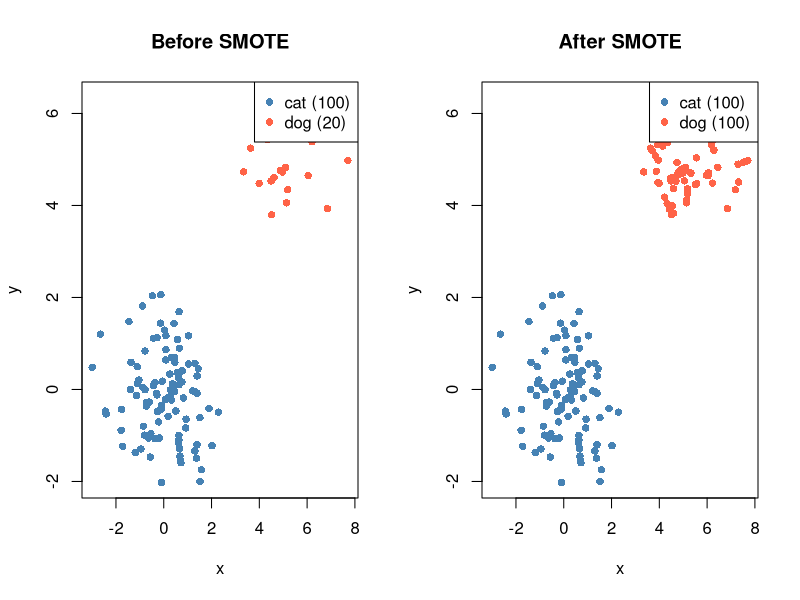
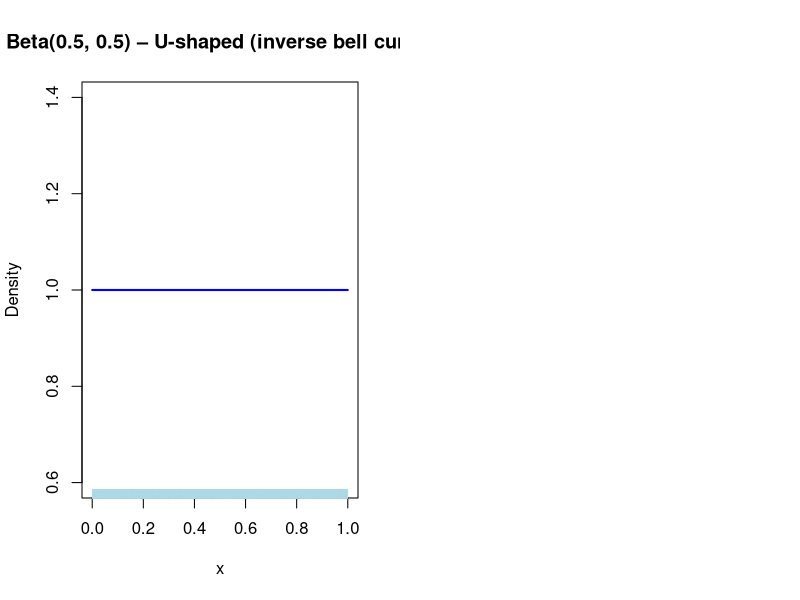
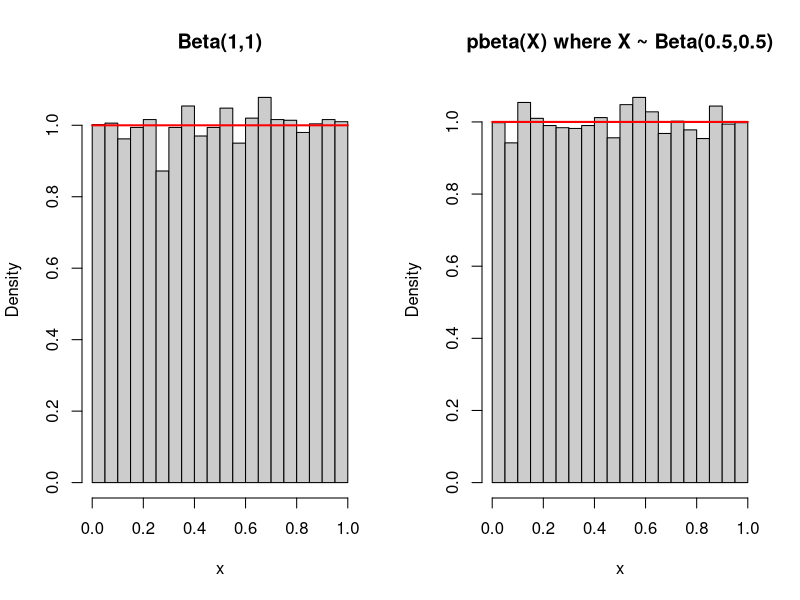

Reproduce these figures in R, in order.
## ---- chunk 1
library(RANN)
library(dplyr)

# Paste your smote(), smote_impl(), smote_data() definitions here
# (all three functions)
## ---- chunk 2
smote <- function(df, var, k = 5, over_ratio = 1) {
  #check_data_frame(df)
  #check_var(var, df)
  #check_number_whole(k, min = 1)
  #check_number_decimal(over_ratio)

  predictors <- setdiff(colnames(df), var)

  #check_numeric(df[, predictors])
  #check_na(select(df, -all_of(var)))

  smote_impl(df, var, k, over_ratio)
}

## ---- chunk 3

smote_impl <- function(df, var, k, over_ratio, call = caller_env()) {
  data <- split(df, df[[var]])
  majority_count <- max(table(df[[var]]))
  ratio_target <- majority_count * over_ratio
  which_upsample <- which(table(df[[var]]) < ratio_target)
  samples_needed <- ratio_target - table(df[[var]])[which_upsample]
  min_names <- names(samples_needed)

  out_dfs <- list()

  for (i in seq_along(samples_needed)) {
    minority_df <- data[[min_names[i]]]
    minority <- as.matrix(minority_df[names(minority_df) != var])

    if (nrow(minority) <= k) {
      cli::cli_abort("Not enough observations of {.val {min_names[i]}} to perform SMOTE.", call = call)
    }

    synthetic <- smote_data(minority, k = k, n_samples = samples_needed[i])
    out_df <- as.data.frame(synthetic)
    names(out_df) <- setdiff(names(df), var)
    out_df_nrow <- min(nrow(out_df), 1)
    out_df[var] <- data[[names(samples_needed)[i]]][[var]][out_df_nrow]
    out_df <- out_df[names(df)]
    out_dfs[[i]] <- out_df
  }

  final <- rbind(df, do.call(rbind, out_dfs))
  final[[var]] <- factor(final[[var]], levels = levels(df[[var]]))
  rownames(final) <- NULL
  final
}

## ---- chunk 4
smote_data <- function(data, k, n_samples, smote_ids = seq_len(nrow(data))) {
  ids <- RANN::nn2(data, k = k + 1, searchtype = "priority")$nn.idx
  indexes <- rep(sample(smote_ids), length.out = n_samples)
  index_len <- tabulate(indexes, NROW(data))
  out <- matrix(0, nrow = n_samples, ncol = ncol(data))
  sampleids <- sample.int(k, n_samples, TRUE)
  runif_ids <- stats::runif(n_samples)

  iii <- 0
  for (row_num in smote_ids) {
    index_selection <- iii + seq_len(index_len[row_num])
    # removes itself as nearest neighbour
    id_knn <- ids[row_num, ids[row_num, ] != row_num]
    dif <- data[id_knn[sampleids[index_selection]], ] -
      data[rep(row_num, index_len[row_num]), ]
    gap <- dif * runif_ids[index_selection]
    out[index_selection, ] <- data[rep(row_num, index_len[row_num]), ] + gap
    iii <- iii + index_len[row_num]
  }

  out
}

## ---- chunk 5
set.seed(42)

# 100 majority rows (class = "cat"), 20 minority rows (class = "dog")
# All numeric predictors, no NAs, factor class column — passes all checks
df <- data.frame(
  x     = c(rnorm(100, mean = 0), rnorm(20, mean = 5)),
  y     = c(rnorm(100, mean = 0), rnorm(20, mean = 5)),
  class = factor(c(rep("cat", 100), rep("dog", 20)))
)

cat("Shape:", nrow(df), "rows x", ncol(df), "cols\n")
table(df$class)   # cat=100, dog=20
## ---- chunk 6
# Inputs:
#   data     : numeric matrix [20 x 2]  (just the dog rows, no label)
#   k        : 5 nearest neighbors
#   n_samples: 80  (we want 80 synthetic points)

minority_matrix <- as.matrix(df[df$class == "dog", c("x", "y")])
cat("minority_matrix shape:", nrow(minority_matrix), "x", ncol(minority_matrix), "\n")
# [20 x 2] — rows=minority points, cols=x,y

synthetic_matrix <- smote_data(
  data      = minority_matrix,
  k         = 5,
  n_samples = 80
)

cat("synthetic_matrix shape:", nrow(synthetic_matrix), "x", ncol(synthetic_matrix), "\n")
# Expected: [80 x 2] — 80 new synthetic points, same 2 features

# Sanity check: synthetic points should fall between real dog points
cat("Real dog x range    :", range(minority_matrix[, 1]), "\n")
cat("Synthetic x range   :", range(synthetic_matrix[, 1]), "\n")
# Synthetic range should be *inside* real range (interpolation, not extrapolation)
## ---- chunk 7
# smote_impl() takes the full df, balances it
# over_ratio = 1 means: bring minority up to majority count (100)
# so it needs to generate 100 - 20 = 80 synthetic "dog" rows

result_impl <- smote_impl(
  df         = df,
  var        = "class",
  k          = 5,
  over_ratio = 1
)

cat("Original shape :", nrow(df),          "rows\n")
cat("Balanced shape :", nrow(result_impl), "rows\n")
# Expected: 100 (original) + 80 (synthetic dog) = 180 rows

table(result_impl$class)
# Expected: cat=100, dog=100

# Check no NAs were introduced
cat("NAs in result:", sum(is.na(result_impl)), "\n")

# Check factor levels preserved
cat("Factor levels:", levels(result_impl$class), "\n")
## ---- chunk 8
# smote() is the same as smote_impl() but validates inputs first.
# Our df was designed to pass all checks:
#   check_data_frame : df is a data.frame         ✓
#   check_var        : "class" exists in df       ✓
#   check_number_whole(k=5, min=1)                ✓
#   check_number_decimal(over_ratio=1)            ✓
#   check_numeric    : x and y are numeric        ✓
#   check_na         : no missing values          ✓

result_smote <- smote(df, var = "class", k = 5, over_ratio = 1)

cat("smote() output shape:", nrow(result_smote), "rows\n")
table(result_smote$class)
# Same as smote_impl() result: cat=100, dog=100
## ---- chunk 9
# --- over_ratio = 0.5: bring dog up to 50% of cat (50 rows) ---
result_half <- smote(df, var = "class", k = 5, over_ratio = 0.5)
cat("over_ratio=0.5 :", "\n")
print(table(result_half$class))
# Expected: cat=100, dog=50

# --- k = 10: more neighbors used for interpolation ---
result_k10 <- smote(df, var = "class", k = 10, over_ratio = 1)
cat("k=10 result    :", "\n")
print(table(result_k10$class))
# Same counts, different synthetic point positions

# --- three-class imbalance ---
df3 <- data.frame(
  x     = c(rnorm(100), rnorm(30, 5), rnorm(10, -5)),
  y     = c(rnorm(100), rnorm(30, 5), rnorm(10, -5)),
  class = factor(c(rep("cat", 100), rep("dog", 30), rep("bird", 10)))
)
result3 <- smote(df3, var = "class", k = 5, over_ratio = 1)
cat("Three-class result:\n")
print(table(result3$class))
# Expected: cat=100, dog=100, bird=100
## ---- chunk 10
par(mfrow = c(1, 2))

# Before
plot(df$x, df$y,
     col  = ifelse(df$class == "cat", "steelblue", "tomato"),
     pch  = 16, main = "Before SMOTE",
     xlab = "x", ylab = "y")
legend("topright", legend = c("cat (100)", "dog (20)"),
       col = c("steelblue", "tomato"), pch = 16)

# After
plot(result_smote$x, result_smote$y,
     col  = ifelse(result_smote$class == "cat", "steelblue", "tomato"),
     pch  = 16, main = "After SMOTE",
     xlab = "x", ylab = "y")
legend("topright", legend = c("cat (100)", "dog (100)"),
       col = c("steelblue", "tomato"), pch = 16)
## ---- chunk 11
df
## ---- chunk 12
mni <- c(1 , 1 , 1 , 1 , 1 , 1 , 1  ,1  ,1 , 2 , 1 , 1 , 1 , 1 , 1 , 1 , 2 ,13  ,7 , 2 , 1 , 1 , 1 , 1 , 1 , 1)
mni 
## ---- chunk 13
minority_matrix <- as.matrix(mni)
cat("minority_matrix shape:", nrow(minority_matrix), "x", ncol(minority_matrix), "\n")
# [20 x 2] — rows=minority points, cols=x,y

synthetic_int <- smote_data(
  data      = minority_matrix,
  k         = 3,
  n_samples = 50
)
round(synthetic_int)
## ---- chunk 14
# U-shaped distribution on [0,1] ("inverse bell curve")

# --- Parameters for U-shape ---
a <- 1.   # shape1 < 1
b <- 1.   # shape2 < 1

# Generate sample
n <- 10000
set.seed(123)
x_u <- rbeta(n, a, b)

# Plot density of the U-shaped distribution
curve(dbeta(x, a, b), from = 0, to = 1, n = 1001,
      main = "Beta(0.5, 0.5) – U-shaped (inverse bell curve)",
      ylab = "Density", col = "blue", lwd = 2)
rug(x_u, col = "lightblue")
## ---- chunk 15


# --- How to make the same function uniform? ---
# Option 1: Change the Beta parameters to (1, 1)
x_unif1 <- rbeta(n, 1, 1)   # Beta(1,1) = Uniform(0,1)

# Option 2: Probability integral transform:
# If X ~ Beta(0.5,0.5), then F(X) ~ Uniform(0,1) where F = pbeta
x_unif2 <- pbeta(x_u, a, b)

# Check: both should look uniform in histogram
par(mfrow = c(1, 2))
hist(x_unif1, breaks = 30, probability = TRUE, main = "Beta(1,1)",
     xlab = "x", col = "gray80")
curve(dunif(x, 0, 1), add = TRUE, col = "red", lwd = 2)

hist(x_unif2, breaks = 30, probability = TRUE, main = "pbeta(X) where X ~ Beta(0.5,0.5)",
     xlab = "x", col = "gray80")
curve(dunif(x, 0, 1), add = TRUE, col = "red", lwd = 2)
par(mfrow = c(1, 1))
## ---- chunk 16

## ---- chunk 17
